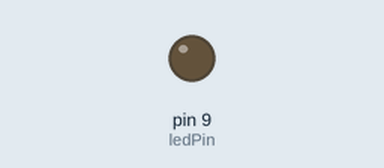
Bench run of a sketch on a simulated Arduino Uno, built with avr-gcc and run on an emulated ATmega328P. On the bench: output pins drawn as LEDs (lit = HIGH).

Above: at 0.05 s.
At 1.5 s:
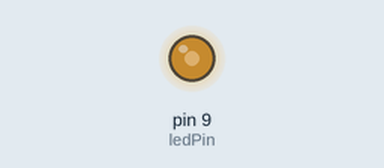
At 3.0 s:
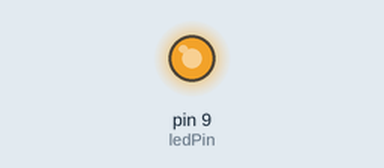
Timing chart, 0 to 5.2 s (numbered marks = the images above):
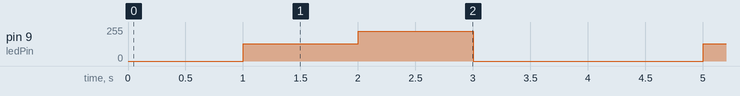

The sketch:

punto5_guia_subir_intensidad.ino
```cpp
int ledPin =9;
int duration=3000;
int brightnessLevels[] = {0,128,225};

void setup(){
pinMode(ledPin,OUTPUT);
}

void loop(){
for(int i=0; i<3; i++){
int brightness=brightnessLevels[i];
analogWrite(ledPin,brightness);
delay(duration/3);
}
analogWrite(ledPin,0);
delay(1000);
}
```

Measured:
- by itself, pin 9 (ledPin): repeats every 4.0 s: 225/255 1.0 s, 0/255 2.0 s, 128/255 1.0 s
